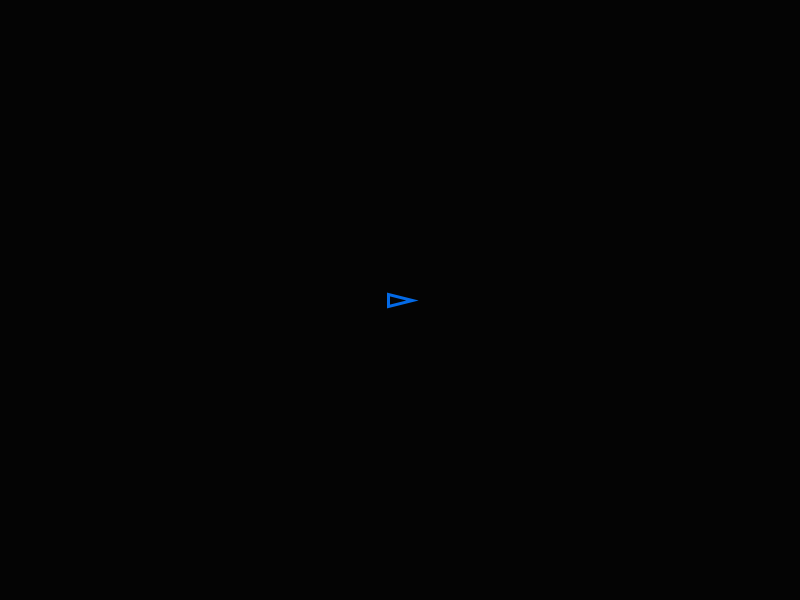
Frame 1 (no input)
Frame 60 (the mouse pressed at the canvas centre just before this capture): identical to frame 1, image omitted
Frame 120 (the mouse held since frame 60 and released just before this capture): identical to frame 1, image omitted

The Processing sketch that drew this single still picture (run headless with seeded random() and noise(); from frame 60 on, the mouse is pressed at the canvas centre):

// Processing sketch: naveNeon
// ── naveNeon.pde
ArrayList<Tiro> tiros;
Input input;
Nave nave;

void setup() {
  size(800, 600);
  tiros = new ArrayList<Tiro>();
  input = new Input();
  nave = new Nave(width/2, height/2);
}

void draw() {
  background(4);
  for (int i = 0; i < tiros.size (); i++) {
    Tiro t = tiros.get(i);
    t.update();
    if (t.eliminar) tiros.remove(i--);
  }
  nave.update();
  input.act();
}

void keyPressed() {
  input.event(true);
}

void keyReleased() {
  input.event(false);
}

class Nave {
  float x, y, tam, velX, velY, velMax, ace;
  Nave(float x, float y) {
    this.x = x; 
    this.y = y;
    tam = 12;
    velX = 0;
    velY = 0;
    velMax = 4;
    ace = 0.2;
  }
  void update() {
    if (input.ATACAR.click) tiros.add(new Tiro(x, y, 0));
    if (input.IZQUIERDA.press) {
      velX = (velX < -velMax)? -velMax : velX-ace;
    } else if (input.DERECHA.press) {
      velX = (velX > velMax)? velMax : velX+ace;
    } else {
      velX *= 0.9;
    }
    if (input.ARRIBA.press) {
      velY = (velY < -velMax)? -velMax : velY-ace;
    } else if (input.ABAJO.press) {
      velY = (velY > velMax)? velMax : velY+ace;
    } else {
      velY *= 0.9;
    }
    x += velX;
    y += velY;
    draw();
  }
  void draw() {
    noFill();
    stroke(#036AE7);
    strokeWeight(3);
    triangle(x-tam, y-tam/2, x-tam, y+tam/2, x+tam, y);
  }
}

class Tiro {
  boolean eliminar;
  float x, y, vel, ang;
  Tiro(float x, float y, float ang) {
    this.x = x; 
    this.y = y;
    this.ang = ang;
    vel = 6;
  } 
  void update() {
    x += cos(ang)*vel;
    y += sin(ang)*vel;
    draw();
  }
  void draw() {
    float dx = cos(ang)*4;
    float dy = sin(ang)*4;
    line(x-dx, y-dy, x+dx, y+dy);
  }
}

class Key { 
  boolean press, click;
  int clickCount;
  void act() {
    if (!focused) release();
    click = false;
    if (press) clickCount++;
  }
  void press() {
    if (!press) {
      click = true; 
      press = true;
      clickCount = 0;
    }
  }
  void release() {
    press = false;
  }
  void event(boolean estado) {
    if (estado) press();
    else release();
  }
}

class Input {
  Key ARRIBA, IZQUIERDA, DERECHA, ABAJO, ATACAR; 
  Input() {
    ARRIBA = new Key();
    IZQUIERDA = new Key();
    DERECHA = new Key();
    ABAJO = new Key();
    ATACAR = new Key();
  }
  void act() {
    ARRIBA.act();
    IZQUIERDA.act();
    DERECHA.act();
    ABAJO.act();
    ATACAR.act();
  }
  void event(boolean estado) {
    if (key == 'w' || key == 'W' || keyCode == UP) ARRIBA.event(estado);
    if (key == 'a' || key == 'A' || keyCode == LEFT) IZQUIERDA.event(estado);
    if (key == 'd' || key == 'D' || keyCode == RIGHT) DERECHA.event(estado);
    if (key == 's' || key == 'S' || keyCode == DOWN) ABAJO.event(estado);
    if (key == ' ') ATACAR.event(estado);
  }
}
